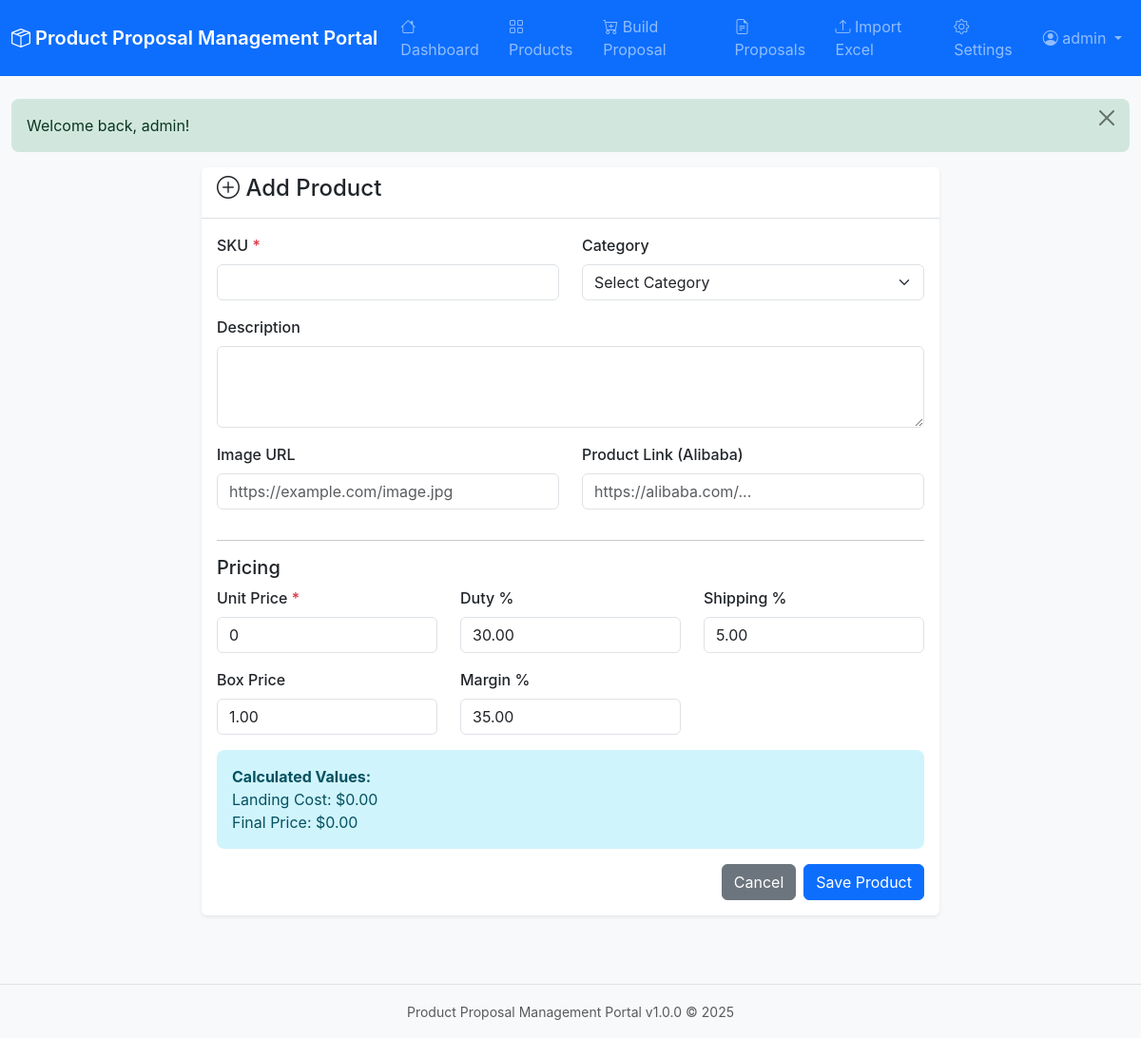
/public/index.php?action=product_form (signed in), run on the app's committed database.
### tables this page shows
CREATE TABLE IF NOT EXISTS settings (
    id INT PRIMARY KEY DEFAULT 1,
    default_margin_percentage DECIMAL(5,2) DEFAULT 35.00,
    default_duty_percentage DECIMAL(5,2) DEFAULT 30.00,
    default_shipping_percentage DECIMAL(5,2) DEFAULT 5.00,
    default_box_price DECIMAL(10,2) DEFAULT 1.00,
    company_logo VARCHAR(255) DEFAULT NULL,
    default_event_name VARCHAR(255) DEFAULT NULL,
    created_at TIMESTAMP DEFAULT CURRENT_TIMESTAMP,
    updated_at TIMESTAMP DEFAULT CURRENT_TIMESTAMP ON UPDATE CURRENT_TIMESTAMP,
    CONSTRAINT chk_one_row CHECK (id = 1)
);

### controllers/ProductController.php (called while the page is built, shortened)
<?php
require_once __DIR__ . '/../includes/helpers.php';
class ProductController {
    public function form() {
        $product = null;
        $settings = getDefaultSettings();
        include __DIR__ . '/../views/products/form.php';
    }
}

### includes/helpers.php (called while the page is built, shortened)
<?php
function e($string) {
    return htmlspecialchars($string, ENT_QUOTES, 'UTF-8');
}
function formatCurrency($amount, $decimals = 2) {
    return number_format($amount, $decimals, '.', ',');
}
function getDefaultSettings() {
    $conn = getDBConnection();
    $stmt = $conn->prepare("SELECT * FROM settings WHERE id = 1");
    $stmt->execute();
    $result = $stmt->get_result();
    return $result->fetch_assoc();
}

### views/products/form.php (the view, shortened to what this page needs)
<?php
include __DIR__ . '/../layout/header.php';
?>
<div class="row">
    <div class="col-md-8 mx-auto">
        <div class="card">
            <div class="card-header">
                <h4><i class="bi bi-<?php echo $product ? 'pencil' : 'plus-circle'; ?>"></i> <?php echo $product ? 'Edit' : 'Add'; ?> Product</h4>
            </div>
            <div class="card-body">
                <form method="POST" action="<?php echo BASE_URL; ?>index.php?action=product_save">
                    <div class="row">
                        <div class="col-md-6 mb-3">
                            <label class="form-label">SKU <span class="text-danger">*</span></label>
                            <input type="text" class="form-control" name="sku" value="<?php echo e($product['sku'] ?? ''); ?>" required>
                        </div>
                        <div class="col-md-6 mb-3">
                            <label class="form-label">Category</label>
                            <select class="form-select" name="category_id">
                                <option value="">Select Category</option>
                            </select>
                        </div>
                    </div>
                    <div class="mb-3">
                        <label class="form-label">Description</label>
                        <textarea class="form-control" name="description" rows="3"><?php echo e($product['description'] ?? ''); ?></textarea>
                    </div>
                    <div class="row">
                        <div class="col-md-6 mb-3">
                            <label class="form-label">Image URL</label>
                            <input type="url" class="form-control" name="image_url" value="<?php echo e($product['image_url'] ?? ''); ?>" placeholder="https://example.com/image.jpg">
                        </div>
                        <div class="col-md-6 mb-3">
                            <label class="form-label">Product Link (Alibaba)</label>
                            <input type="url" class="form-control" name="product_link" value="<?php echo e($product['product_link'] ?? ''); ?>" placeholder="https://alibaba.com/...">
                        </div>
                    </div>
                    <hr>
                    <h5>Pricing</h5>
                    <div class="row">
                        <div class="col-md-4 mb-3">
                            <label class="form-label">Unit Price <span class="text-danger">*</span></label>
                            <input type="number" step="0.01" class="form-control" name="unit_price"
                                   value="<?php echo $product['unit_price'] ?? 0; ?>" required
                                   onchange="calculatePricing()">
                        </div>
                        <div class="col-md-4 mb-3">
                            <label class="form-label">Duty %</label>
                            <input type="number" step="0.01" class="form-control" name="duty_percentage"
                                   value="<?php echo $product ? (($product['duty'] / $product['unit_price']) * 100) : $settings['default_duty_percentage']; ?>"
                                   onchange="calculatePricing()">
                        </div>
                        <div class="col-md-4 mb-3">
                            <label class="form-label">Shipping %</label>
                            <input type="number" step="0.01" class="form-control" name="shipping_percentage"
                                   value="<?php echo $product ? (($product['shipping_cost'] / ($product['unit_price'] + $product['duty'])) * 100) : $settings['default_shipping_percentage']; ?>"
                                   onchange="calculatePricing()">
                        </div>
                    </div>
                    <div class="row">
                        <div class="col-md-4 mb-3">
                            <label class="form-label">Box Price</label>
                            <input type="number" step="0.01" class="form-control" name="box_price"
                                   value="<?php echo $product['box_price'] ?? $settings['default_box_price']; ?>"
                                   onchange="calculatePricing()">
                        </div>
                        <div class="col-md-4 mb-3">
                            <label class="form-label">Margin %</label>
                            <input type="number" step="0.01" class="form-control" name="margin_percentage"
                                   value="<?php echo $product['margin_percentage'] ?? $settings['default_margin_percentage']; ?>"
                                   onchange="calculatePricing()">
                        </div>
                    </div>
                    <div class="alert alert-info">
                        <strong>Calculated Values:</strong><br>
                        Landing Cost: $<span id="landing_cost"><?php echo formatCurrency($product['landing_cost'] ?? 0); ?></span><br>
                        Final Price: $<span id="final_price"><?php echo formatCurrency($product['final_price'] ?? 0); ?></span>
                    </div>
                    <div class="d-grid gap-2 d-md-flex justify-content-md-end">
                        <a href="<?php echo BASE_URL; ?>index.php?action=products" class="btn btn-secondary">Cancel</a>
                        <button type="submit" class="btn btn-primary">Save Product</button>
                    </div>
                </form>
            </div>
        </div>
    </div>
</div>
<?php include __DIR__ . '/../layout/footer.php'; ?>

### public/assets/css/style.css (style rules this page uses)
body { font-family: -apple-system, BlinkMacSystemFont, "Segoe UI", Roboto, "Helvetica Neue", Arial, sans-serif; background-color: #f8f9fa; }
.card { border: none; box-shadow: 0 0.125rem 0.25rem rgba(0, 0, 0, 0.075); margin-bottom: 1.5rem; }
.card-header { background-color: #fff; border-bottom: 1px solid #dee2e6; font-weight: 600; }
.alert { border: none; border-radius: 0.5rem; }
.form-label { font-weight: 500; margin-bottom: 0.5rem; }

### data on the page
settings: duty_percentage "30.00", shipping_percentage "5.00", box_price "1.00", margin_percentage "35.00"

### other printed values
APP_NAME "Product Proposal Management Portal"
$_SESSION['username'] "admin"
$flash['message'] "Welcome back, admin!"
formatCurrency($product['landing_cost'] ?? 0) "0.00"
formatCurrency($product['final_price'] ?? 0) "0.00"
APP_VERSION "1.0.0"
